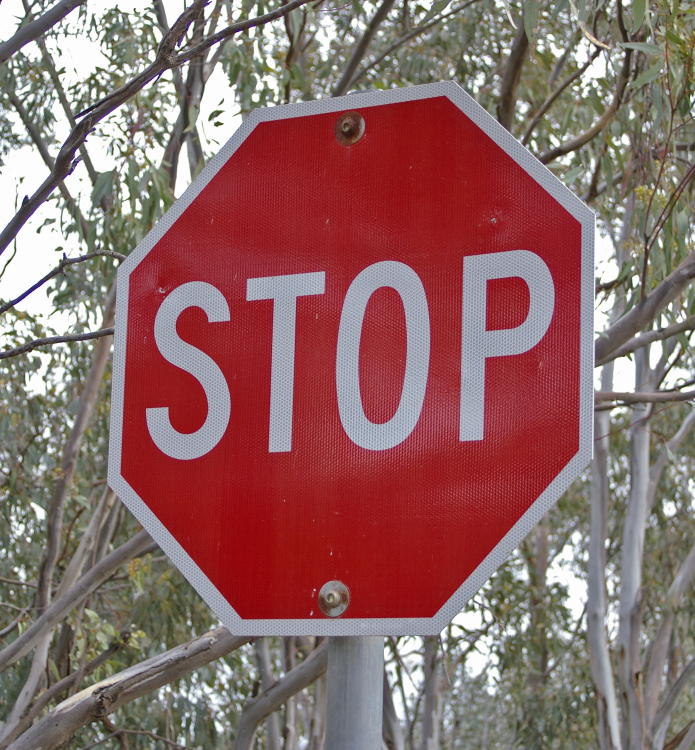
#> input picture 7_CV_and_ML/media/stop_sign.jpg, 1389 x 1500 px (shown at 1/2 size)
$ jupyter execute 3_pre-processing.ipynb   (shell and % lines are left out)
#> lines starting #> are read from the running program, lines starting #| are printed output that depends on the picture
[cell 1]
# import resources
import matplotlib.pyplot as plt
import matplotlib.image as mpimg

import numpy as np
import cv2

[cell 2]
# read image

## first image
stop1 = mpimg.imread('media/stop_sign.jpg')
#> stop1 is the input picture: shape (1500, 1389, 3); mean R, G, B 141.2, 105.4, 103.4
print('First image shape: {}'.format(stop1.shape))
#| First image shape: (1500, 1389, 3)

plt.figure(figsize=(15, 5))
plt.subplot(121)
plt.title('First Image')
plt.imshow(stop1)

## second image
stop2 = mpimg.imread('media/stop_sign2.jpg')
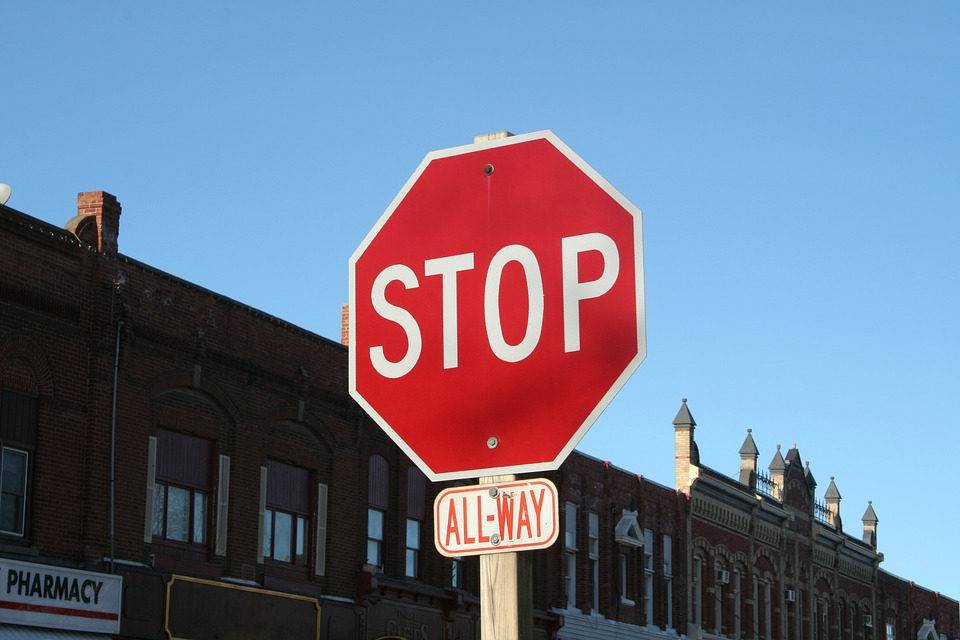
#> input picture 7_CV_and_ML/media/stop_sign2.jpg, 960 x 640 px
#> stop2 is the input picture: shape (640, 960, 3); mean R, G, B 109.1, 119.6, 142.7
print('Second Image shape: {}'.format(stop2.shape))
#| Second Image shape: (640, 960, 3)
plt.subplot(122)
plt.title("Second Image")
plt.imshow(stop2)
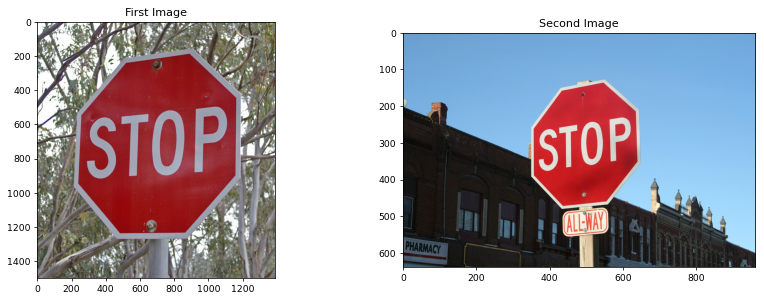
#> figure drawn by matplotlib, 2 panels

[cell 3]
# crop second image to resemble first image

## make a copy of the image to manipulate
image_crop = np.copy(stop2)

## define how many pixels to slice off the sides of the original image
row_crop = 90
col_crop = 250

# using image slicing, subtract the row_crop from the top/bottom and col_crop from left/right
image_crop = stop2[row_crop:-row_crop, col_crop:-col_crop, :]
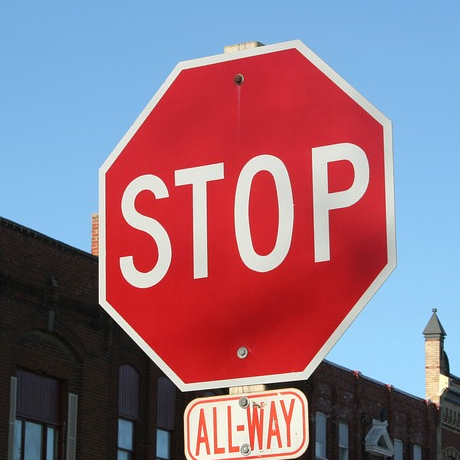
#> image_crop: shape (460, 460, 3); mean R, G, B 144.1, 114, 130.7

plt.figure(figsize=(15,5))
plt.subplot(121)
plt.title('Original image')
plt.imshow(stop2)

plt.subplot(122)
plt.title('Cropped image')
plt.imshow(image_crop)
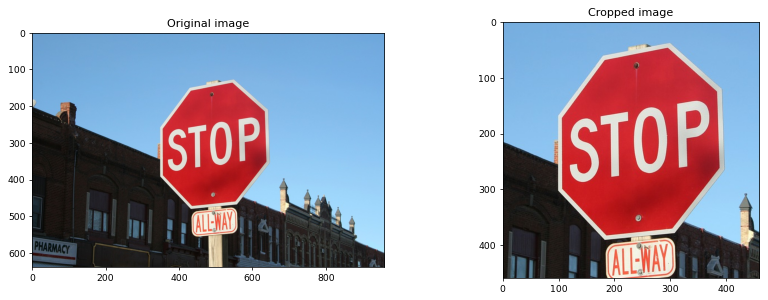
#> figure drawn by matplotlib, 2 panels

[cell 4]
# resize cropped image to be the same as first

## use opencv resize function
standardized_im = cv2.resize(image_crop, (stop1.shape[1], stop1.shape[0]))     # shape = [x, y, c]
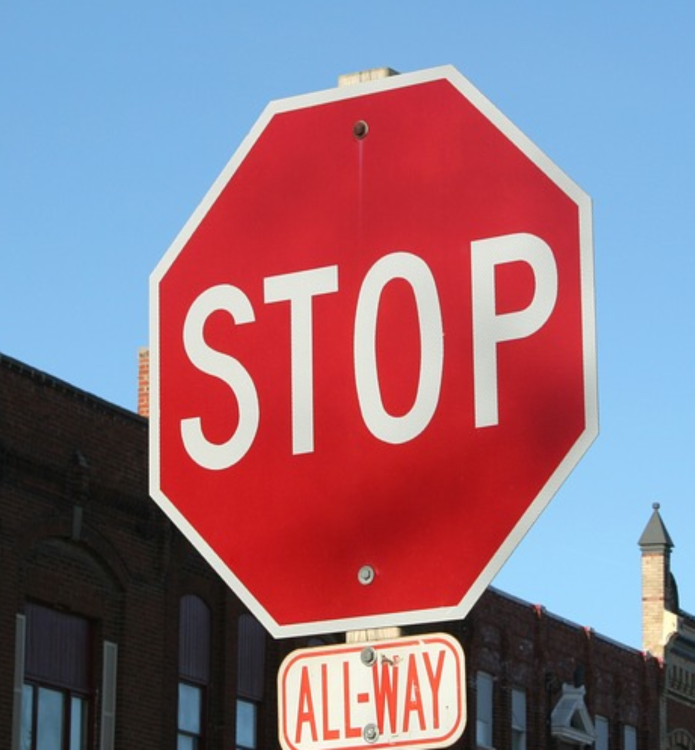
#> standardized_im: shape (1500, 1389, 3) (shown at 1/2 size); mean R, G, B 144, 114, 130.6

print('Shape of Standardized image: {}'.format(standardized_im.shape))
#| Shape of Standardized image: (1500, 1389, 3)

# plot both the images side by side
plt.figure(figsize=(15, 5))

plt.subplot(121)
plt.title('First image')
plt.imshow(stop1)

plt.subplot(122)
plt.title('Standardized Second image')
plt.imshow(standardized_im)

[cell 5]
# compare both images

## sum all the red channel values and compare
red_sum1 = np.sum(stop1[:, :, 0])
#> red_sum1 = 294214944
red_sum2 = np.sum(standardized_im[:, :, 0])
#> red_sum2 = 300031057

print('Sum of all red pixel values in the first stop sign image: ', red_sum1)
#| Sum of all red pixel values in the first stop sign image:  294214944
print('Sum of all red pixel values in the second standarized image: ', red_sum2)
#| Sum of all red pixel values in the second standarized image:  300031057

red_sum_original = np.sum(stop2[:, :, 0])
#> red_sum_original = 67000779
print('\nSum of all red pixel values in the second non-standardized image: ', red_sum_original)
#| Sum of all red pixel values in the second non-standardized image:  67000779

##### Excerise for the Yield and Walk images

[cell 6]
yield_im = mpimg.imread('media/yield.jpg')
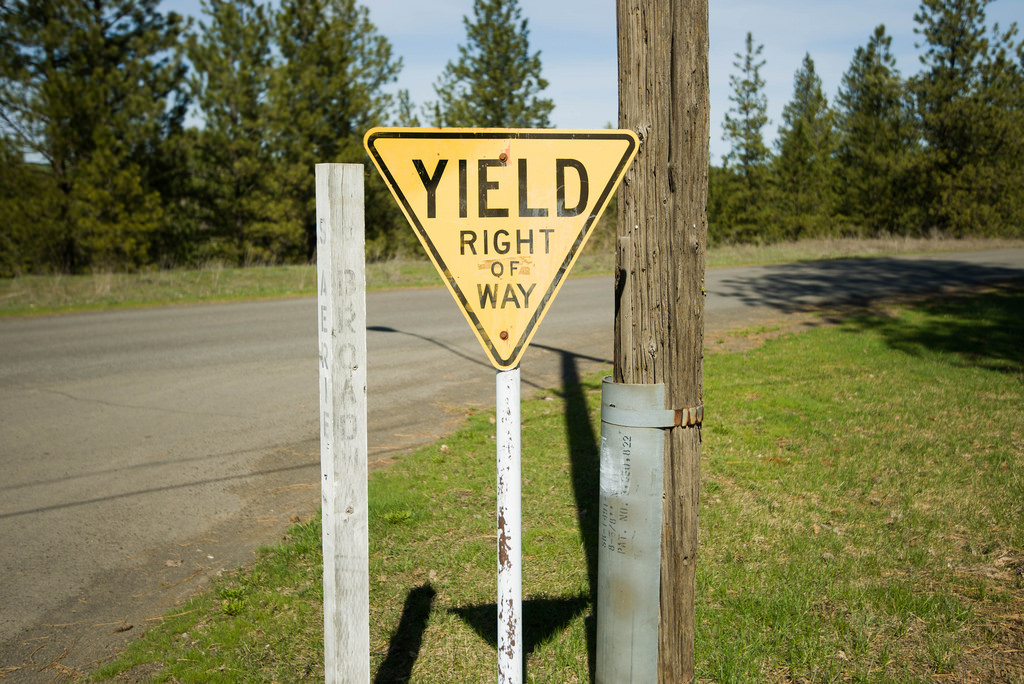
#> input picture 7_CV_and_ML/media/yield.jpg, 1024 x 684 px
#> yield_im is the input picture: shape (684, 1024, 3); mean R, G, B 122.5, 120.9, 83.9
walk_im = mpimg.imread('media/walk.jpg')
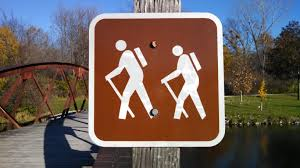
#> input picture 7_CV_and_ML/media/walk.jpg, 300 x 168 px
#> walk_im is the input picture: shape (168, 300, 3); mean R, G, B 109.2, 94.1, 89.2

print('Shape of yield image: ', yield_im.shape)
#| Shape of yield image:  (684, 1024, 3)
print('Shape of walk image: ', walk_im.shape)
#| Shape of walk image:  (168, 300, 3)

[cell 7]
# plot both the images
plt.figure(figsize=(15, 5))

plt.subplot(121)
plt.title('Yield sign')
plt.imshow(yield_im)

plt.subplot(122)
plt.title('Walk sign')
plt.imshow(walk_im)
